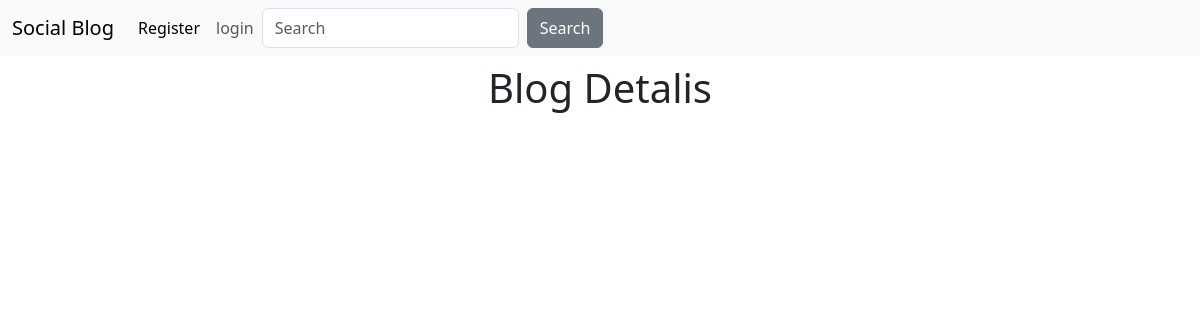
Page /know/3 on the earlier database version.
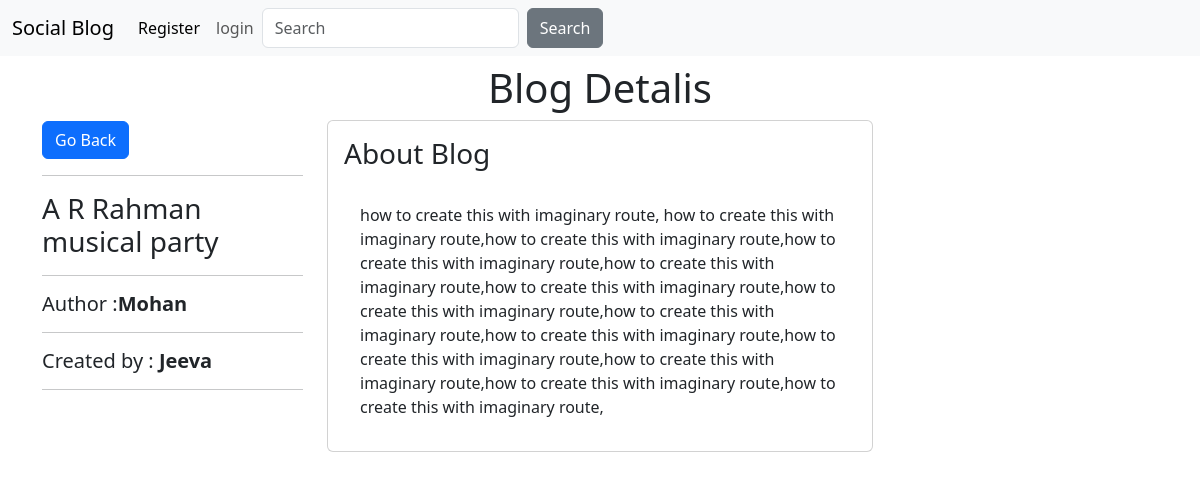
Same page on the later database version.
### blogapp/models.py (models this page shows, shortened)
class blogconts(models.Model):
    Blog_Id=models.AutoField(primary_key=True)
    Blog_name=models.CharField(max_length=150)
    created_by=models.CharField(max_length=100)
    photo_image=models.ImageField(upload_to="images/",blank=True,null=True)
    Blog_post=models.ForeignKey(User,on_delete=models.SET_NULL,null=True)
    Author_name=models.CharField(max_length=50)
    Blog_content=RichTextField(default="about blog content")
    stars=models.IntegerField(default=3)

### blogapp/views.py (the view)
# urls.py: path('know/<id>',views.know,name="know"),
def know(request,id):
    blog = blogconts.objects.filter(Blog_Id=id)
    context={'blog': blog}
    return render(request,'know.html',context)

### templates/know.html (shortened to what this page needs)
{% extends "base.html" %}
{% block body %}
<div class="container mt-2">
<h1 class="text-center"> Blog Detalis</h1>
<div class="row">
    {% for c in blog %}
<div class="col-md-3">
    <h3><a href="/" class="btn btn-primary"> Go Back</a></h3>
    <hr>
    <h3>
    {{c.Blog_name}}
    </h3>
    <hr>
    <h5>Author :<span><b>{{c.Author_name}}</b></span></h5>
    <hr>
    <h5>Created by : <span><b>{{c.created_by}}</b></span></h5>
    <hr>
</div>
<div class="col-md-6">
<div class="card p-3">
    <div class="card-title">
        <h3>About Blog</h3>
    </div>
    <div class="card-body">
        {{c.Blog_content | safe}}
    </div>
</div>
</div>
    {% endfor %}
{% endblock body %}

Differences in the rows shown:
added blogconts: Blog_name "A R Rahman musical party", Author_name "Mohan", created_by "Jeeva", Blog_content "how to create this with imaginary route, how to create this with imaginary route,how to create this with imaginary route,how to create this with imaginary route,how to create this with imaginary route,how to create this with imaginary route,how to create this with imaginary route,how to create this with imaginary route,how to create this with imaginary route,how to create this with imaginary route,how to create this with imaginary route,how to create this with imaginary route,how to create this with imaginary route,"
